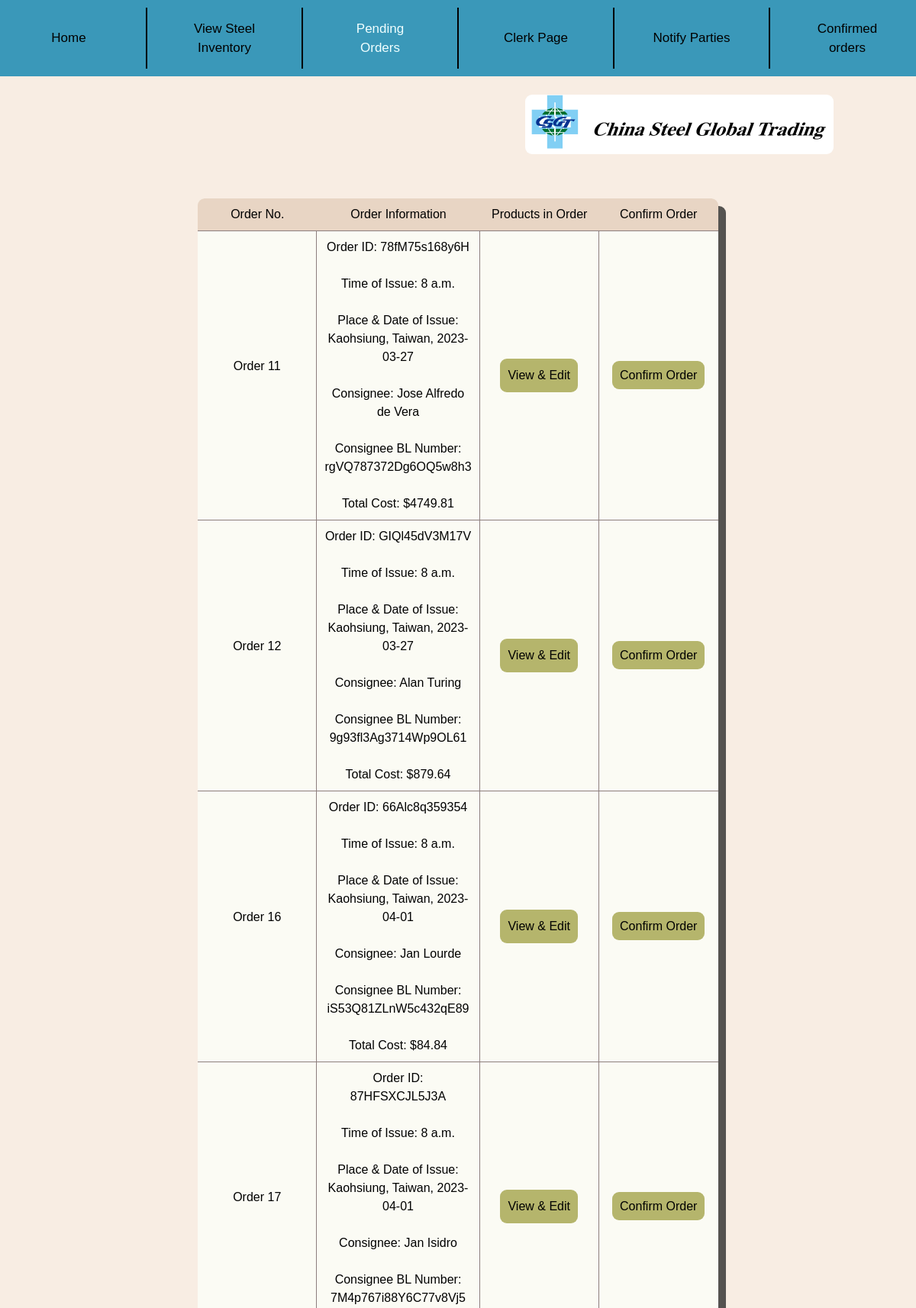
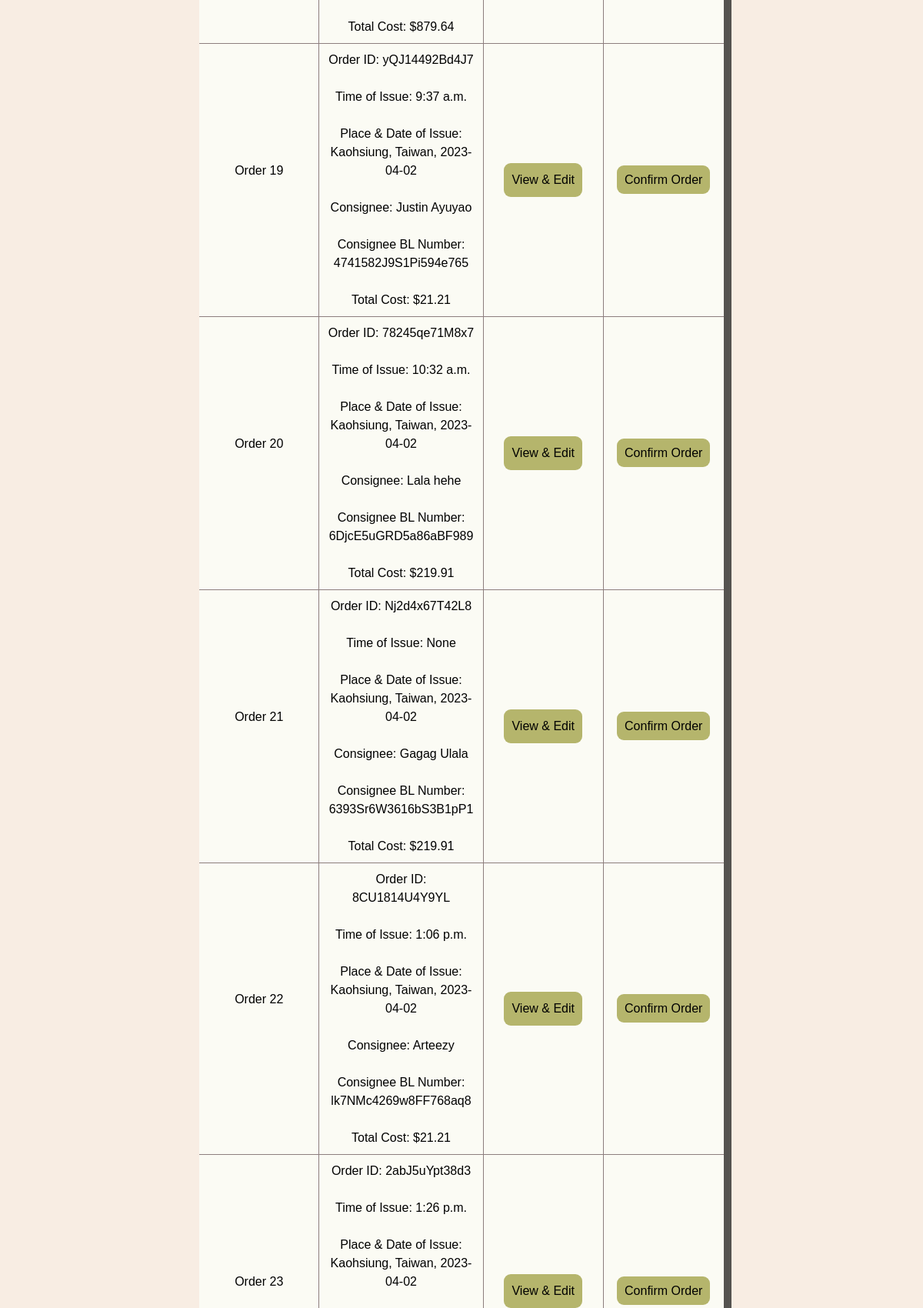
Screenshot of /PendingOrders (signed in, upper part) with the database file from the repository (2 pictures, top to bottom).
### Inventory/models.py (models this page shows, shortened)
class FinalOrder(models.Model):
    ShipperName = models.CharField(max_length=100, default='', blank=True)
    OceanVessel = models.CharField(max_length=50, null=True, default='')
    LocalVessel =  models.CharField(max_length=50, null=True, default='')
    LocalVesselOrigin = models.CharField(max_length=50, null=True, default='')
    TotalCost = models.DecimalField(default=0, validators=[DecimalValidator(10,2)], decimal_places=2, max_digits=10)
    Finished = models.BooleanField(default=False) #confirmed or not
    OrderDate = models.DateField(auto_now_add=True)#auto_now_add=True)
    Time = models.TimeField(default=timezone.now())
    Verification = models.CharField(default='',unique=True, max_length=13, null=True, blank=True) #Orderid -> verification
    BL = models.ForeignKey(Consignee, null=False, blank=True, on_delete=models.CASCADE)
    NotifyName = models.ForeignKey(NotifyParty, default=None, on_delete=models.CASCADE, null=True, blank=True)
    NumOfBL = models.IntegerField(default=3, null=True, blank=True)
    PayAt = models.CharField(default='', max_length=70, null=True, blank=True)
    Place = models.CharField(default="Kaohsiung, Taiwan", max_length=70, null=False)
    PlaceDate = models.CharField(default='', max_length=100, blank=True)
    Charges = models.DecimalField(default=0.0, max_length=11, validators=[MinValueValidator(Decimal('0.01'))], null=True, blank=True, decimal_places=2, max_digits=8)
    RevTons = models.CharField(max_length=1000, default='', null=True, blank=True)
    Rate = models.DecimalField(default=0.0, null=True, blank=True, validators=[MinValueValidator(Decimal('0.01'))], decimal_places=2, max_digits=8)
    Prepaid = models.CharField(max_length=20, default='', blank=True)
    Collect = models.CharField(max_length=20, default='', blank=True)
    Portload = models.CharField(max_length=255, default='', blank=True)
    Portdis = models.CharField(max_length=255, default='', blank=True)
    TranshTo = models.CharField(max_length=50, default='', null=True, blank=True)
    FinalDest = models.CharField(max_length=255, default='', null=True, blank=True)
    Voyage = models.SmallIntegerField(default=0, blank=True)
    objects = models.Manager()

class Consignee(models.Model):
    BL = models.CharField(max_length=20, default='', unique=True)
    Name = models.CharField(max_length=100)

### Inventory/views.py (the view, shortened to what this page needs)
# urls.py: path('PendingOrders',views.ShowProds, name='Products2'),
def ShowProds(request):
    condition = ""
    if request.user.is_authenticated:
        condition = True
        request.session['NAVIGATE'] = "users"
        AllOrders = FinalOrder.objects.filter(Finished = False)
        return render(request, 'Inventory/users2.html',{
            'C' : condition,
            'Orders' : AllOrders,
        })

### Inventory/templates/Inventory/users2.html (shortened to what this page needs)
{% extends 'Inventory/base.html' %}
{% load static %}
    {% block content %}
    <br><br>
    <table style="font-style: normal;" class="Frame">
        <tr class="identify">
            <th style="border-top-left-radius: 9px;"> Order No. </th>
            <th> Order Information </th>
            <th> Products in Order </th>
            <th style="border-top-right-radius: 9px;"> Confirm Order </th>
        </tr>
        {% for o in Orders %}
        <tr class="Header" id="main" style="font-weight: 100; font-family: Helvetica;">
            <th id="firsty">
                Order <b>{{o.pk}}</b> <br><br>
            </th>
            <th> Order ID: {{o.Verification}} <br><br>
                Time of Issue: {{o.Time}} <br><br>
                Place & Date of Issue: {{o.PlaceDate}} <br><br>
                Consignee: {{o.BL.Name}} <br><br>
                Consignee BL Number: {{o.BL.BL}} <br><br>
                Total Cost: ${{o.TotalCost}}
            </th>
            <th> <a class="Button" href="{% url 'UnfTrans' pk=o.pk %}" id="ViewProds"> View & Edit </a> </th>
            <th id="lasty"> <a class="Button" style="width: 20vw;" href="{% url 'completeorder' pk=o.pk %}"> Confirm Order </a>
            </th>
        </tr>
        {% endfor %}
    </table>
    <br><br>
    {% endblock %}

### Inventory/templates/Inventory/users2.html (style rules this page uses)
#main > *:not(#firsty,#lasty) { border-right: solid 1.9px rgb(141, 126, 126); border-top: solid 1.9px rgb(141, 126, 126); }
#firsty, #lasty { border-top: solid 1.9px rgb(141, 126, 126); border-right: solid 1.9px rgb(141, 126, 126); }
#lasty { border-bottom-right-radius: 9px; border-right: none; }
#ViewProds { display: flex; flex-wrap: nowrap; margin: auto; }
th { font-family: Helvetica; font-weight: 100; }

### rows the page displays
FinalOrder: pk "11", Verification "78fM75s168y6H", Time "8 a.m.", PlaceDate "Kaohsiung, Taiwan, 2023-03-27", BL.Name "Jose Alfredo de Vera", BL.BL "rgVQ787372Dg6OQ5w8h3", TotalCost "4749.81"
FinalOrder: pk "12", Verification "GIQl45dV3M17V", Time "8 a.m.", PlaceDate "Kaohsiung, Taiwan, 2023-03-27", BL.Name "Alan Turing", BL.BL "9g93fl3Ag3714Wp9OL61", TotalCost "879.64"
FinalOrder: pk "16", Verification "66Alc8q359354", Time "8 a.m.", PlaceDate "Kaohsiung, Taiwan, 2023-04-01", BL.Name "Jan Lourde", BL.BL "iS53Q81ZLnW5c432qE89", TotalCost "84.84"
FinalOrder: pk "17", Verification "87HFSXCJL5J3A", Time "8 a.m.", PlaceDate "Kaohsiung, Taiwan, 2023-04-01", BL.Name "Jan Isidro", BL.BL "7M4p767i88Y6C77v8Vj5", TotalCost "879.64"
FinalOrder: pk "19", Verification "yQJ14492Bd4J7", Time "9:37 a.m.", PlaceDate "Kaohsiung, Taiwan, 2023-04-02", BL.Name "Justin Ayuyao", BL.BL "4741582J9S1Pi594e765", TotalCost "21.21"
FinalOrder: pk "20", Verification "78245qe71M8x7", Time "10:32 a.m.", PlaceDate "Kaohsiung, Taiwan, 2023-04-02", BL.Name "Lala hehe", BL.BL "6DjcE5uGRD5a86aBF989", TotalCost "219.91"
FinalOrder: pk "21", Verification "Nj2d4x67T42L8", Time "None", PlaceDate "Kaohsiung, Taiwan, 2023-04-02", BL.Name "Gagag Ulala", BL.BL "6393Sr6W3616bS3B1pP1", TotalCost "219.91"
FinalOrder: pk "22", Verification "8CU1814U4Y9YL", Time "1:06 p.m.", PlaceDate "Kaohsiung, Taiwan, 2023-04-02", BL.Name "Arteezy", BL.BL "lk7NMc4269w8FF768aq8", TotalCost "21.21"
FinalOrder: pk "23", Verification "2abJ5uYpt38d3", Time "1:26 p.m.", PlaceDate "Kaohsiung, Taiwan, 2023-04-02"
